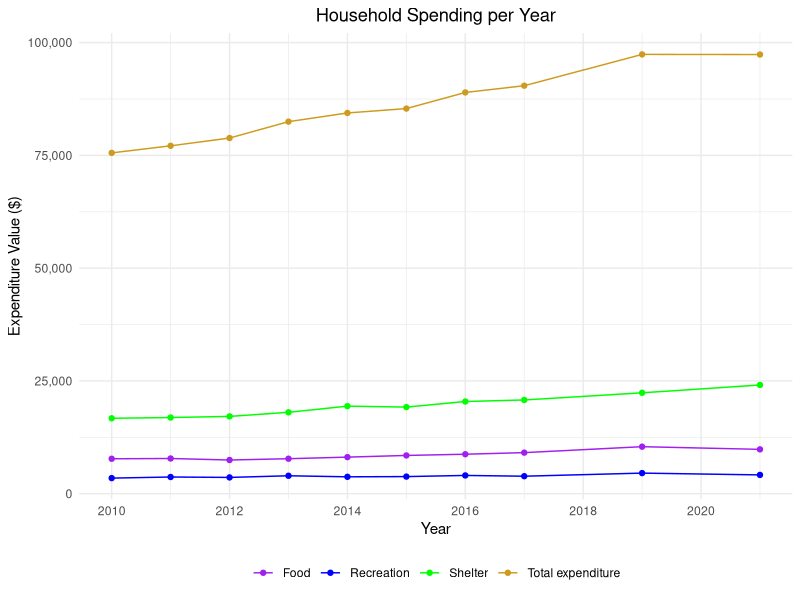
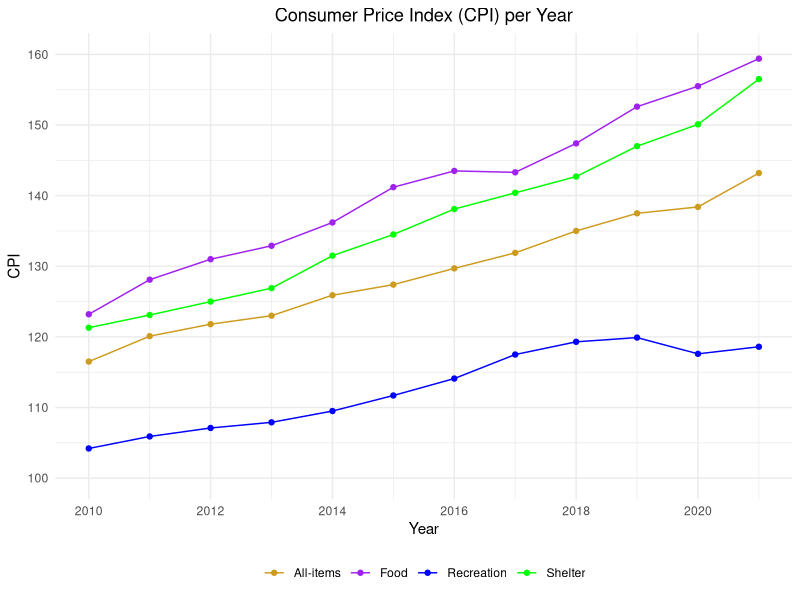
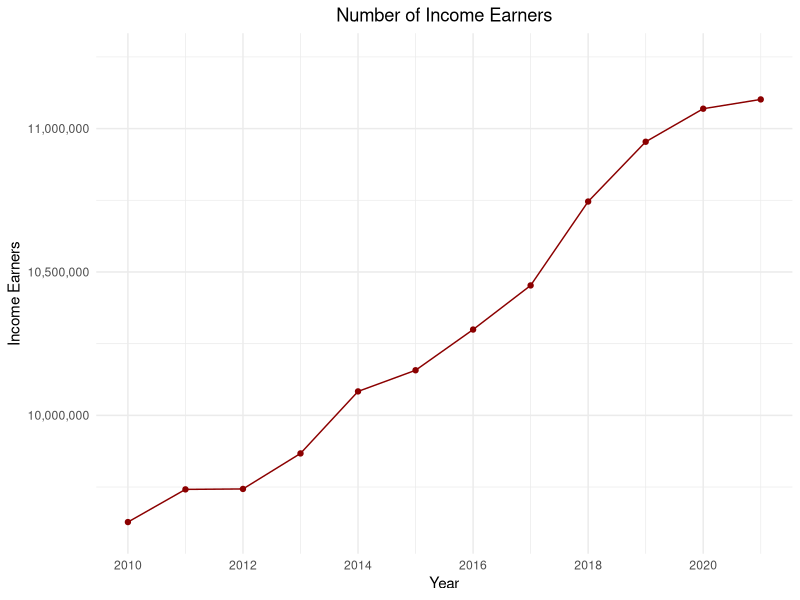

Source code (R) for these figures, in order: (Note: this script raises an error after producing the figures.)
#### Preamble ####
# Purpose: Creates graphs with filtered data that is included in the paper, useful for reproduction
# Author: Rahma Binth Mohammad
# Date: 11 February 2023 [...UPDATE THIS...]
# Contact: rahma.binthmohammad@mail.utoronto.ca
# License: MIT
# Pre-requisites: [...UPDATE THIS...]
# Any other information needed? [...UPDATE THIS...]

#### Workspace setup ####
library(tidyverse)
library(dplyr)
library(scales)

#### Load data ####
spending <- read.csv("data/analysis_data/spending.csv")

summary(spending)
# Calculate summary statistics
spending_stats <- spending %>%
  group_by(expenditure_categories) %>%
  summarise(
    count = n(),
    mean_value = mean(VALUE, na.rm = TRUE),
    median_value = median(VALUE, na.rm = TRUE),
    sd_value = sd(VALUE, na.rm = TRUE),
    min_value = min(VALUE, na.rm = TRUE),
    max_value = max(VALUE, na.rm = TRUE),
    .groups = 'drop'
  )

# Print summary statistics
print(spending_stats)

#### Load data ####
cpi <- read.csv("data/analysis_data/cpi.csv")

# Calculate summary statistics
cpi_stats <- cpi %>%
  group_by(product_groups) %>%
  summarise(
    count = n(),
    mean_value = mean(VALUE, na.rm = TRUE),
    median_value = median(VALUE, na.rm = TRUE),
    sd_value = sd(VALUE, na.rm = TRUE),
    min_value = min(VALUE, na.rm = TRUE),
    max_value = max(VALUE, na.rm = TRUE),
    .groups = 'drop'
  )

# Print summary statistics
print(cpi_stats)

#### Load data ####
income <- read.csv("data/analysis_data/income.csv")

# Calculate and print summary statistics
# Only one category in data - "All persons with income"
summary(income$VALUE)

#Plot spending categories for the years
spending_colours <- c(
  "Total expenditure" = "goldenrod3", 
  "Food" = "purple",
  "Shelter" = "green",
  "Recreation" = "blue")
spending_n_year <- ggplot(spending, aes(x = Year, y = VALUE, color = expenditure_categories, group = expenditure_categories)) +
  geom_line() +
  geom_point() +
  labs(
    title = "Household Spending per Year",
    x = "Year",
    y = "Expenditure Value ($)"
  ) +
  theme_minimal() +
  theme(
    plot.title = element_text(hjust = 0.5),
    legend.position = "bottom") +
  scale_color_manual(values = spending_colours, name = NULL) +
  scale_x_continuous(
    breaks = seq(2010, 2021, by = 2)) +
  scale_y_continuous(
      labels = scales::comma
    )

print(spending_n_year)
#Plot CPI values for each category for each year
#Set colours so that it is easily comparible with spending data
cpi_colours <- c(
  "All-items" = "goldenrod3", 
  "Food" = "purple",
  "Shelter" = "green",
  "Recreation" = "blue")

cpi_n_year <- ggplot(cpi, aes(x = Year, y = VALUE, color = product_groups, group = product_groups)) +
  geom_line() +
  geom_point() +
  labs(
    title = "Consumer Price Index (CPI) per Year",
    x = "Year",
    y = "CPI",
  ) +
  theme_minimal() +
  theme(
    plot.title = element_text(hjust = 0.5), 
    legend.position = "bottom") +
  scale_color_manual(values = cpi_colours, name = NULL) +
  scale_x_continuous(
    breaks = seq(2010, 2021, by = 2)) +
  scale_y_continuous(
    breaks = seq(100, 160, by = 10),
    limits = c(100, 160)
  )

print(cpi_n_year)

#Plot the number of income earners against the year
ggplot(income, aes(x = Year, y = VALUE)) +
  geom_line(colour = "darkred") +
  geom_point(colour = "darkred") +
  labs(
    title = "Number of Income Earners",
    x = "Year",
    y = "Income Earners"
  ) +
  theme_minimal() +
  theme(
    plot.title = element_text(hjust = 0.5)) +
  scale_x_continuous(
    breaks = seq(2010, 2021, by = 2)) +
  scale_y_continuous(
    labels = scales::comma,
    limits = c(9600000, 11250000)
  )

#Plot spending against cpi
ggplot(total_ex_cpi, aes(x = cpi, y = expenditure, color = factor(Year))) +
  geom_point(size = 1) +
  geom_line(linewidth = 0.5, aes(group = 1)) + # Connect the points with a line
  labs(
    x = "All-Items CPI",
    y = "Total Expenditure",
    color = "Year"
  ) +
  theme_minimal() +
  scale_color_viridis_d() +
  scale_x_continuous(
    limits = c(115, 145)) +
  scale_y_continuous(
    labels = scales::comma,
    limits = c(75000, 100000)
  )

ggplot(shelter_ex_cpi, aes(x = VALUE.x, y = VALUE.y)) +
  geom_point() +
  labs(
    title = "Shelter Expenditure vs Shelter CPI",
    x = "Shelter CPI",
    y = "Shelter Expenditure"
  ) +
  theme_minimal()

ggplot(food_ex_cpi, aes(x = VALUE.x, y = VALUE.y)) +
  geom_point() +
  labs(
    title = "Food Expenditure vs Food CPI",
    x = "Food CPI",
    y = "Food Expenditure"
  ) +
  theme_minimal()

ggplot(recreation_ex_cpi, aes(x = VALUE.x, y = VALUE.y, color = factor(Year))) +
  geom_point(size = 1) +
  geom_line(linewidth = 0.5, aes(group = 1)) + # Connect the points with a line
  labs(
    title = "Recreation Expenditure vs Recreation CPI",
    x = "Recreation CPI",
    y = "Recreation Expenditure",
    color = "Year"
  ) +
  theme_minimal() +
  scale_color_viridis_d()

# Plot with points and lines
ggplot(spending_n_income, aes(x = VALUE.x, y = VALUE.y, color = factor(Year))) +
  geom_point(size = 1) +
  geom_line(linewidth = 0.5, aes(group = 1)) + # Connect the points with a line
  labs(
    title = "Income vs Expenditure by Year",
    x = "Income",
    y = "Total Expenditure",
    color = "Year"
  ) +
  theme_minimal() +
  scale_color_viridis_d()
